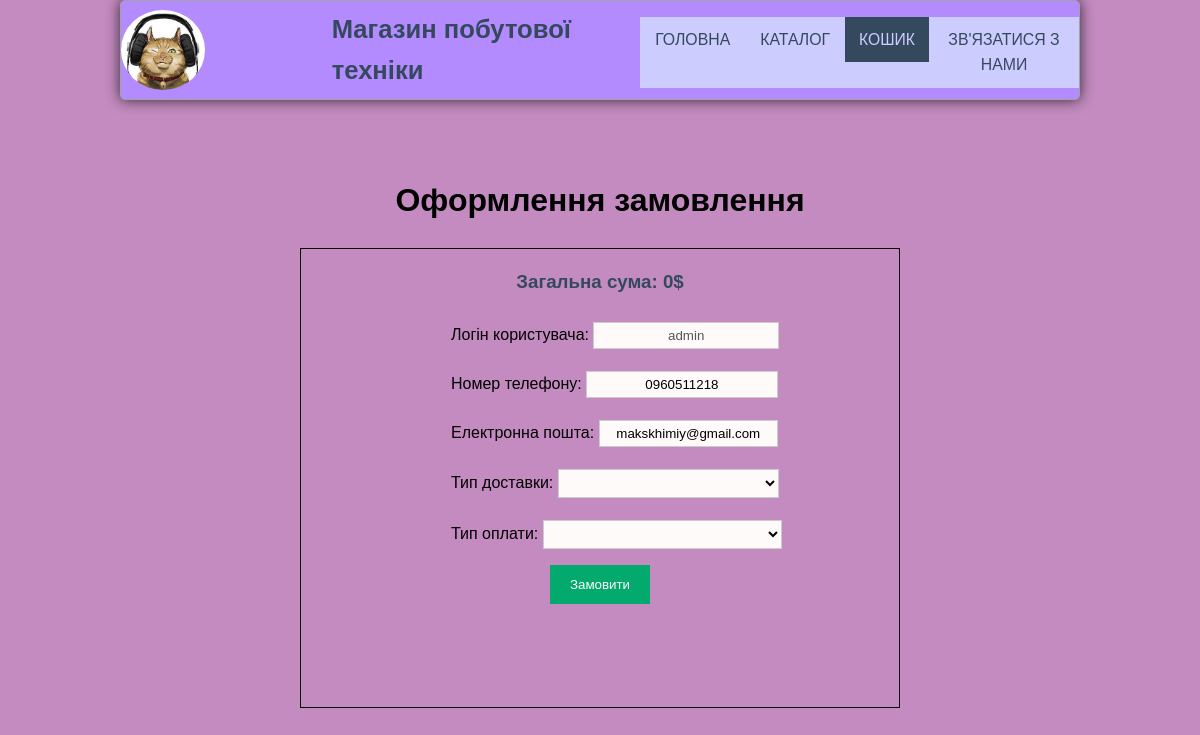
The page /orderPage (signed in) on the database as committed earlier.
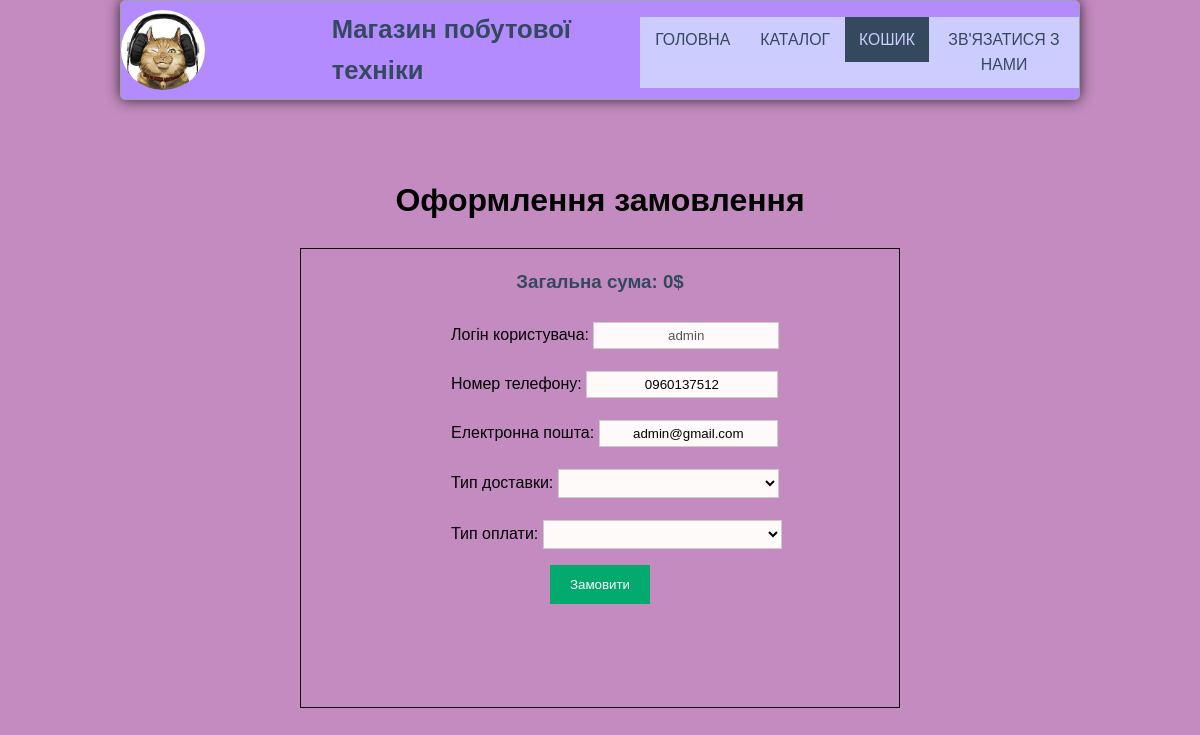
The same page on the database as committed later.
### shop/models.py (models this page shows)
class CustomerDetails(models.Model):
    customer = models.ForeignKey(Customer, on_delete=models.CASCADE, verbose_name='клієнт')
    email = models.CharField(max_length=255, verbose_name='електронна пошта')
    phone = models.CharField(max_length=10, verbose_name='номер телефону')
    class Meta:
        verbose_name = 'Деталі клієнта'
        verbose_name_plural = 'Деталі клієнтів'

### shop/views.py (the view)
# urls.py: path('orderPage', views.createOrderPage, name='orderPage'),
@login_required(login_url='login')
def createOrderPage(request):
    global userDetails
    if 'username' in request.session:
        username = request.session['username']
        user = Customer.objects.get(username=username)
        basket = Basket.objects.filter(customer=user).first()
        basketProducts = BasketProducts.objects.filter(basket=basket)
        totalSum = 0
        for basketProduct in basketProducts:
            totalSum += int(basketProduct.product.price) * int(basketProduct.countOfProducts)
        if CustomerDetails.objects.filter(customer=user).exists():
            userDetails = CustomerDetails.objects.get(customer=user)
        print(user.username)
        return render(request, 'main/order.html', {'userDetails': userDetails, 'totalSum': totalSum})
    else:
        return redirect('login')

### shop/templates/main/order.html (shortened to what this page needs)
{% load static %}
<!DOCTYPE html>
<html lang="en" xmlns="http://www.w3.org/1999/html">
<head>
    <link rel="stylesheet" href="{% static 'main/css/contact_style.css' %}">
</head>
<body>
<div style=".flex-container">
    <div class="header">
        <a href="html/first.html"><img class="logo" src="{% static 'main/img/logo.png' %}" alt="Logotype!!!"></a>
        <h1 class="logoName"><a href="#">Магазин побутової техніки</a></h1>
        <ul class="main-nav">
            <li><a id="index" href="{% url 'main' %}">Головна</a></li>
            <li><a href="{% url 'catalog' %}" style="">Каталог</a></li>
            <li>
                <div class="dropdown">
                    <a class="dropbtn" style="background-color: #34495e; color: #ccccff;"> Кошик
                    </a>
                </div>
            </li>
            <li><a href="{% url 'contactUs' %}">Зв'язатися з нами</a></li>
        </ul>
    </div>
    <br><br><br><br><br><br>
    <div class="shopping-cart" style="text-align: center;">
        <div class="frame">
            <h1>Оформлення замовлення</h1>
        </div>
        <div style="
        display: inline-block;
         width:600px;
         height:460px;
    border:1px solid #000;">
            <h3>Загальна сума: {{totalSum}}$</h3>
            <form action="{% url 'createOrder' %}" method="post">
                <div style="position: relative; left: 150px; text-align: left">
                    Логін користувача:
                    <input style="width: 31%;   padding: 5px"
                           type="text" id="username" name="username" value="{{request.session.username}}" disabled><br>
                    Номер телефону:
                    <input style="width: 32%;   padding: 5px;"
                           type="text" id="phone" name="phone" value="{{userDetails.phone}}"><br>
                    Електронна пошта:
                    <input style="width: 30%;   padding: 5px"
                           type="text" id="email" name="email" value="{{userDetails.email}}"><br>
                    Тип доставки:
                    <select id="mySelect" style="width: 37%;   padding: 5px" required>
                        <option id="del0"></option>
                        <option id="del1" value="courier">кур'єр</option>
                    </select><br>
                    Тип оплати:
                    <select id="pay_type" style="width: 40%;   padding: 5px" required>
                        <option id="another" value=""></option>
                        <option id="card" value="card">карткою</option>
                    </select><br>
                </div>
                <input style="text-align: center" type="submit" id="paybtn2" value="Замовити">
            </form>
            <br><br><br><br><br>
        </div>
    </div>
</div>
</body>
</html>

Rows that differ between the two databases and show on the page:
no longer on this page (row edited): CustomerDetails: phone "0960511218", email "makskhimiy@gmail.com"
added CustomerDetails: phone "0960137512", email "admin@gmail.com"
